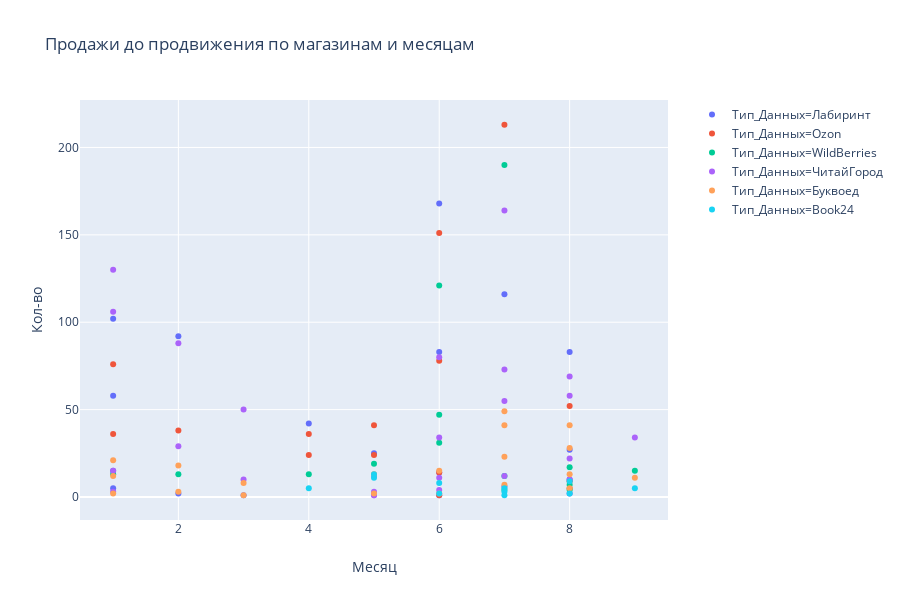

Here is the notebook cell this chart was saved with:
### Code cell
fig = px.scatter(do1, x="Месяц", y="Кол-во", color="Тип_Данных",
                 title="Продажи до продвижения по магазинам и месяцам")

fig.show()
#fig.write_html("/Users/1/Desktop/аст/do.html")

### Figure 1 — Plotly figure (JSON) as saved in the notebook; plotly's stock layout.template omitted (floating-point values rounded to 4 significant figures)
{"data": [{"hoverlabel": {"namelength": 0}, "hovertemplate": "Тип_Данных=Лабиринт<br>Месяц=%{x}<br>Кол-во=%{y}", "legendgroup": "Тип_Данных=Лабиринт", "marker": {"color": "#636efa", "symbol": "circle"}, "mode": "markers", "name": "Тип_Данных=Лабиринт", "showlegend": true, "type": "scatter", "x": [2, 8, 8, 1, 1, 8, 8, 1, 2, 3, 6, 4, 5, 6, 6, 6, 7, 1, 7], "xaxis": "x", "y": [2, 83, 10, 5, 15, 2, 27, 58, 92, 1, 1, 42, 25, 14, 168, 83, 116, 102, 6], "yaxis": "y"}, {"hoverlabel": {"namelength": 0}, "hovertemplate": "Тип_Данных=Ozon<br>Месяц=%{x}<br>Кол-во=%{y}", "legendgroup": "Тип_Данных=Ozon", "marker": {"color": "#EF553B", "symbol": "circle"}, "mode": "markers", "name": "Тип_Данных=Ozon", "showlegend": true, "type": "scatter", "x": [8, 8, 8, 1, 2, 6, 4, 5, 6, 4, 5, 6, 6, 7, 1], "xaxis": "x", "y": [52, 9, 5, 36, 38, 1, 24, 24, 14, 36, 41, 78, 151, 213, 76], "yaxis": "y"}, {"hoverlabel": {"namelength": 0}, "hovertemplate": "Тип_Данных=WildBerries<br>Месяц=%{x}<br>Кол-во=%{y}", "legendgroup": "Тип_Данных=WildBerries", "marker": {"color": "#00cc96", "symbol": "circle"}, "mode": "markers", "name": "Тип_Данных=WildBerries", "showlegend": true, "type": "scatter", "x": [7, 8, 7, 8, 8, 1, 2, 4, 5, 6, 6, 6, 7, 9], "xaxis": "x", "y": [12, 17, 4, 7, 4, 13, 13, 13, 19, 31, 47, 121, 190, 15], "yaxis": "y"}, {"hoverlabel": {"namelength": 0}, "hovertemplate": "Тип_Данных=ЧитайГород<br>Месяц=%{x}<br>Кол-во=%{y}", "legendgroup": "Тип_Данных=ЧитайГород", "marker": {"color": "#ab63fa", "symbol": "circle"}, "mode": "markers", "name": "Тип_Данных=ЧитайГород", "showlegend": true, "type": "scatter", "x": [7, 8, 7, 8, 1, 7, 8, 8, 1, 2, 1, 3, 5, 6, 2, 3, 5, 6, 5, 6, 5, 6, 7, 9, 1], "xaxis": "x", "y": [73, 69, 12, 10, 3, 55, 58, 22, 106, 88, 15, 10, 1, 4, 29, 50, 3, 11, 1, 34, 12, 80, 164, 34, 130], "yaxis": "y"}, {"hoverlabel": {"namelength": 0}, "hovertemplate": "Тип_Данных=Буквоед<br>Месяц=%{x}<br>Кол-во=%{y}", "legendgroup": "Тип_Данных=Буквоед", "marker": {"color": "#FFA15A", "symbol": "circle"}, "mode": "markers", "name": "Тип_Данных=Буквоед", "showlegend": true, "type": "scatter", "x": [7, 8, 7, 8, 7, 8, 8, 1, 2, 2, 1, 3, 5, 6, 5, 6, 7, 3, 9, 1], "xaxis": "x", "y": [41, 28, 7, 13, 23, 41, 5, 12, 18, 3, 2, 8, 2, 2, 13, 15, 49, 1, 11, 21], "yaxis": "y"}, {"hoverlabel": {"namelength": 0}, "hovertemplate": "Тип_Данных=Book24<br>Месяц=%{x}<br>Кол-во=%{y}", "legendgroup": "Тип_Данных=Book24", "marker": {"color": "#19d3f3", "symbol": "circle"}, "mode": "markers", "name": "Тип_Данных=Book24", "showlegend": true, "type": "scatter", "x": [8, 7, 7, 8, 5, 6, 4, 5, 6, 7, 9], "xaxis": "x", "y": [2, 3, 1, 9, 11, 2, 5, 13, 8, 5, 5], "yaxis": "y"}], "layout": {"height": 600, "legend": {"tracegroupgap": 0}, "title": {"text": "Продажи до продвижения по магазинам и месяцам"}, "xaxis": {"anchor": "y", "domain": [0, 0.98], "title": {"text": "Месяц"}}, "yaxis": {"anchor": "x", "domain": [0, 1], "title": {"text": "Кол-во"}}}}
